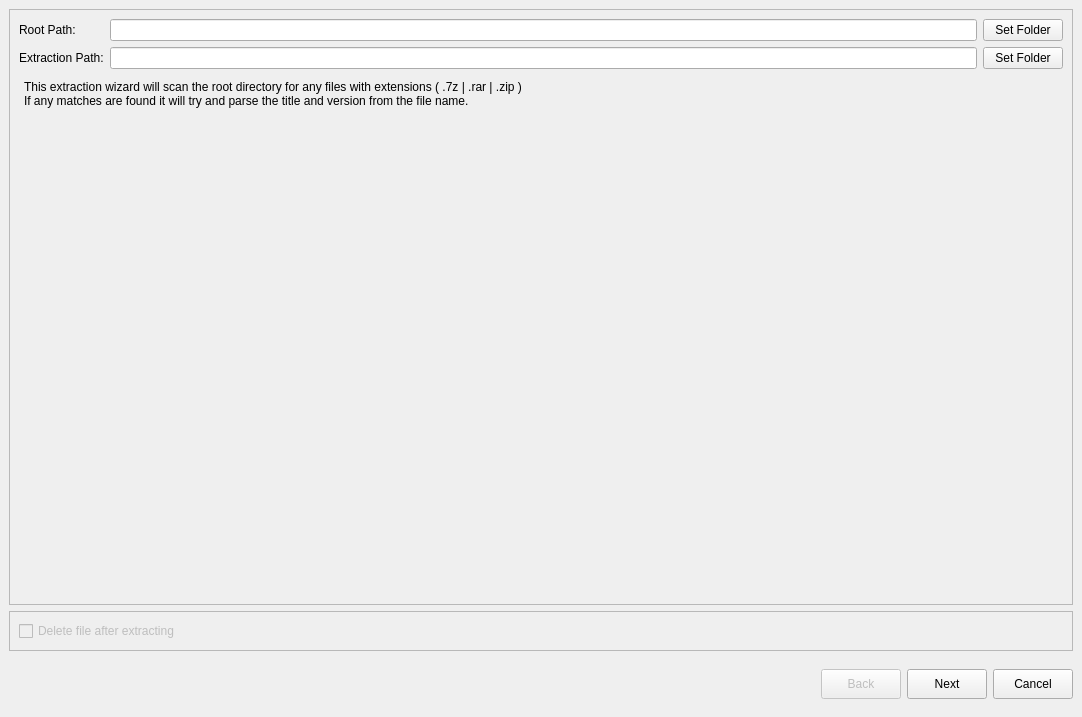
<?xml version="1.0" encoding="UTF-8"?>
<ui version="4.0">
 <class>ExtractionImportDialog</class>
 <widget class="QDialog" name="ExtractionImportDialog">
  <property name="geometry">
   <rect>
    <x>0</x>
    <y>0</y>
    <width>1082</width>
    <height>717</height>
   </rect>
  </property>
  <property name="sizePolicy">
   <sizepolicy hsizetype="Expanding" vsizetype="Preferred">
    <horstretch>0</horstretch>
    <verstretch>0</verstretch>
   </sizepolicy>
  </property>
  <property name="minimumSize">
   <size>
    <width>1082</width>
    <height>717</height>
   </size>
  </property>
  <property name="windowTitle">
   <string>Dialog</string>
  </property>
  <layout class="QGridLayout" name="gridLayout_2">
   <property name="leftMargin">
    <number>0</number>
   </property>
   <property name="topMargin">
    <number>0</number>
   </property>
   <property name="rightMargin">
    <number>0</number>
   </property>
   <property name="bottomMargin">
    <number>9</number>
   </property>
   <property name="spacing">
    <number>0</number>
   </property>
   <item row="1" column="0">
    <widget class="QWidget" name="widget" native="true">
     <property name="sizePolicy">
      <sizepolicy hsizetype="Preferred" vsizetype="Maximum">
       <horstretch>0</horstretch>
       <verstretch>0</verstretch>
      </sizepolicy>
     </property>
     <property name="minimumSize">
      <size>
       <width>0</width>
       <height>40</height>
      </size>
     </property>
     <property name="maximumSize">
      <size>
       <width>16777215</width>
       <height>60</height>
      </size>
     </property>
     <layout class="QHBoxLayout" name="horizontalLayout_3">
      <item>
       <widget class="QLabel" name="statusLabel">
        <property name="text">
         <string/>
        </property>
       </widget>
      </item>
      <item>
       <spacer name="horizontalSpacer">
        <property name="orientation">
         <enum>Qt::Horizontal</enum>
        </property>
        <property name="sizeHint" stdset="0">
         <size>
          <width>40</width>
          <height>20</height>
         </size>
        </property>
       </spacer>
      </item>
      <item>
       <widget class="QPushButton" name="btnBack">
        <property name="enabled">
         <bool>false</bool>
        </property>
        <property name="minimumSize">
         <size>
          <width>75</width>
          <height>30</height>
         </size>
        </property>
        <property name="text">
         <string>Back</string>
        </property>
       </widget>
      </item>
      <item>
       <widget class="QPushButton" name="btnNext">
        <property name="minimumSize">
         <size>
          <width>75</width>
          <height>30</height>
         </size>
        </property>
        <property name="text">
         <string>Next</string>
        </property>
       </widget>
      </item>
      <item>
       <widget class="QPushButton" name="btnCancel">
        <property name="minimumSize">
         <size>
          <width>75</width>
          <height>30</height>
         </size>
        </property>
        <property name="text">
         <string>Cancel</string>
        </property>
       </widget>
      </item>
     </layout>
    </widget>
   </item>
   <item row="0" column="0">
    <widget class="QStackedWidget" name="exImportGames">
     <property name="sizePolicy">
      <sizepolicy hsizetype="Expanding" vsizetype="Preferred">
       <horstretch>0</horstretch>
       <verstretch>0</verstretch>
      </sizepolicy>
     </property>
     <widget class="QWidget" name="page1">
      <layout class="QGridLayout" name="gridLayout">
       <item row="1" column="0" colspan="2">
        <widget class="QFrame" name="frame">
         <property name="frameShape">
          <enum>QFrame::StyledPanel</enum>
         </property>
         <property name="frameShadow">
          <enum>QFrame::Raised</enum>
         </property>
         <layout class="QVBoxLayout" name="verticalLayout">
          <item>
           <widget class="QCheckBox" name="checkBox">
            <property name="enabled">
             <bool>false</bool>
            </property>
            <property name="text">
             <string>Delete file after extracting</string>
            </property>
           </widget>
          </item>
         </layout>
        </widget>
       </item>
       <item row="0" column="0" colspan="2">
        <widget class="QFrame" name="frame_2">
         <property name="frameShape">
          <enum>QFrame::StyledPanel</enum>
         </property>
         <property name="frameShadow">
          <enum>QFrame::Raised</enum>
         </property>
         <layout class="QGridLayout" name="gridLayout_3">
          <item row="0" column="0">
           <widget class="QLabel" name="label">
            <property name="text">
             <string>Root Path:</string>
            </property>
           </widget>
          </item>
          <item row="0" column="1">
           <widget class="QLineEdit" name="rootPath"/>
          </item>
          <item row="0" column="2">
           <widget class="QPushButton" name="btnSetRoot">
            <property name="text">
             <string>Set Folder</string>
            </property>
           </widget>
          </item>
          <item row="1" column="0">
           <widget class="QLabel" name="label_2">
            <property name="text">
             <string>Extraction Path:</string>
            </property>
           </widget>
          </item>
          <item row="1" column="1">
           <widget class="QLineEdit" name="extractionPath"/>
          </item>
          <item row="1" column="2">
           <widget class="QPushButton" name="btnSetExtPath">
            <property name="text">
             <string>Set Folder</string>
            </property>
           </widget>
          </item>
          <item row="2" column="0" colspan="3">
           <widget class="QTextEdit" name="textEdit">
            <property name="styleSheet">
             <string notr="true">background-color:transparent;</string>
            </property>
            <property name="html">
             <string>&lt;!DOCTYPE HTML PUBLIC &quot;-//W3C//DTD HTML 4.0//EN&quot; &quot;http://www.w3.org/TR/REC-html40/strict.dtd&quot;&gt;
&lt;html&gt;&lt;head&gt;&lt;meta name=&quot;qrichtext&quot; content=&quot;1&quot; /&gt;&lt;meta charset=&quot;utf-8&quot; /&gt;&lt;style type=&quot;text/css&quot;&gt;
p, li { white-space: pre-wrap; }
hr { height: 1px; border-width: 0; }
li.unchecked::marker { content: &quot;\2610&quot;; }
li.checked::marker { content: &quot;\2612&quot;; }
&lt;/style&gt;&lt;/head&gt;&lt;body style=&quot; font-family:'Segoe UI'; font-size:9pt; font-weight:400; font-style:normal;&quot;&gt;
&lt;p style=&quot; margin-top:0px; margin-bottom:0px; margin-left:0px; margin-right:0px; -qt-block-indent:0; text-indent:0px;&quot;&gt;This extraction wizard will scan the root directory for any files with extensions ( .7z | .rar | .zip )&lt;/p&gt;
&lt;p style=&quot; margin-top:0px; margin-bottom:0px; margin-left:0px; margin-right:0px; -qt-block-indent:0; text-indent:0px;&quot;&gt;If any matches are found it will try and parse the title and version from the file name. &lt;/p&gt;&lt;/body&gt;&lt;/html&gt;</string>
            </property>
           </widget>
          </item>
         </layout>
        </widget>
       </item>
      </layout>
     </widget>
     <widget class="QWidget" name="page2">
      <property name="sizePolicy">
       <sizepolicy hsizetype="Expanding" vsizetype="Preferred">
        <horstretch>0</horstretch>
        <verstretch>0</verstretch>
       </sizepolicy>
      </property>
      <layout class="QGridLayout" name="gridLayout_4">
       <item row="0" column="0">
        <widget class="QFrame" name="frame_5">
         <property name="sizePolicy">
          <sizepolicy hsizetype="Expanding" vsizetype="Preferred">
           <horstretch>0</horstretch>
           <verstretch>0</verstretch>
          </sizepolicy>
         </property>
         <property name="frameShape">
          <enum>QFrame::StyledPanel</enum>
         </property>
         <property name="frameShadow">
          <enum>QFrame::Raised</enum>
         </property>
         <layout class="QVBoxLayout" name="verticalLayout_7">
          <property name="leftMargin">
           <number>9</number>
          </property>
          <property name="topMargin">
           <number>9</number>
          </property>
          <property name="rightMargin">
           <number>9</number>
          </property>
          <property name="bottomMargin">
           <number>9</number>
          </property>
          <item>
           <widget class="QLabel" name="label_3">
            <property name="font">
             <font>
              <pointsize>14</pointsize>
             </font>
            </property>
            <property name="text">
             <string>Ready to Import</string>
            </property>
           </widget>
          </item>
          <item>
           <widget class="QLabel" name="label_5">
            <property name="text">
             <string>This wizard is ready to import the games below. Please review the list to confirm that the correct games will be imported,and make any necessary changes. Change the game names in the Name column or remove items with the Delete key
Hover over the column headers for help text</string>
            </property>
            <property name="wordWrap">
             <bool>true</bool>
            </property>
           </widget>
          </item>
          <item>
           <widget class="QTableWidget" name="exGames">
            <property name="alternatingRowColors">
             <bool>true</bool>
            </property>
           </widget>
          </item>
         </layout>
        </widget>
       </item>
      </layout>
     </widget>
    </widget>
   </item>
  </layout>
 </widget>
 <resources/>
 <connections/>
</ui>
